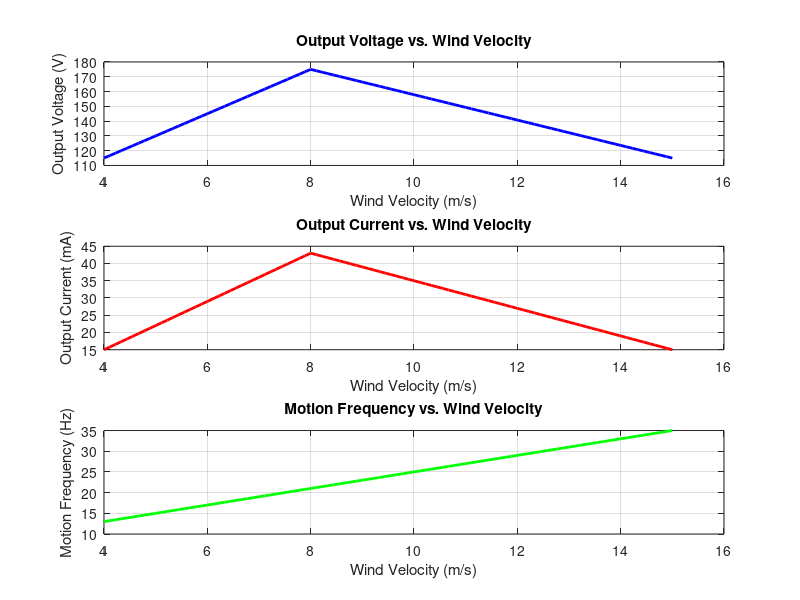
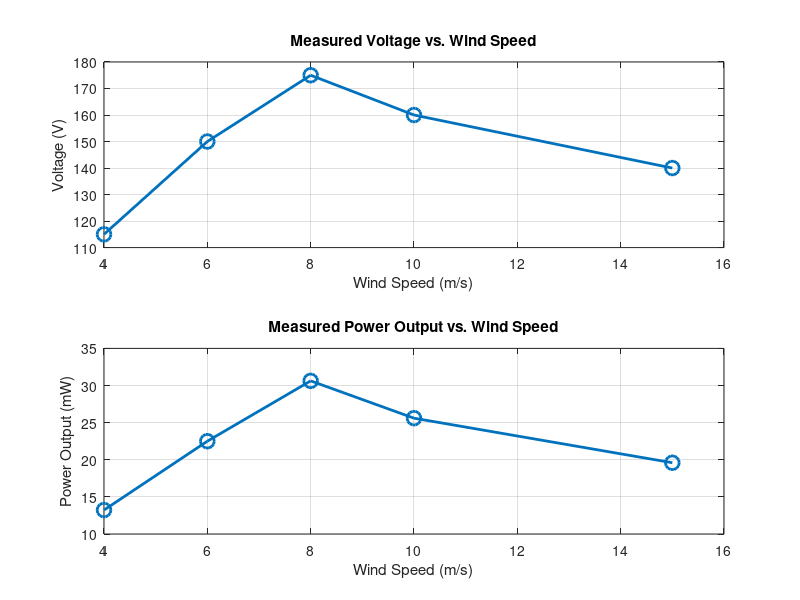
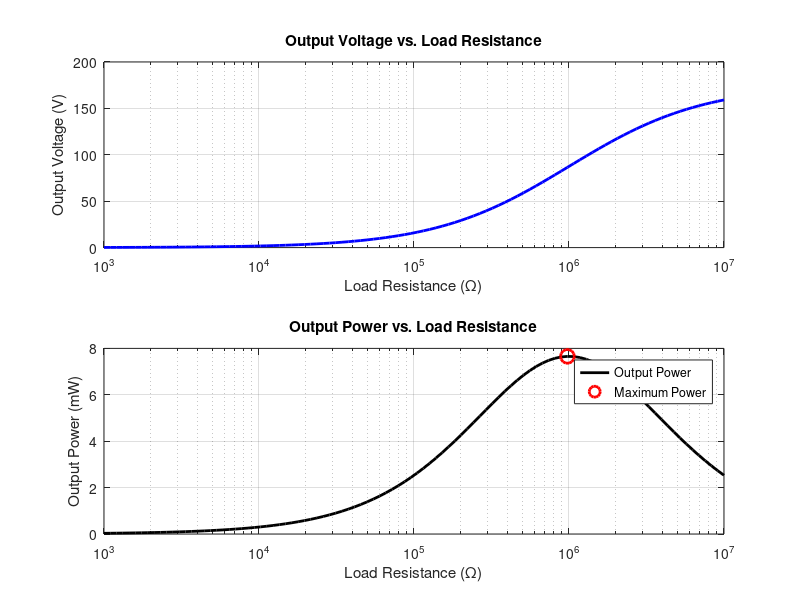
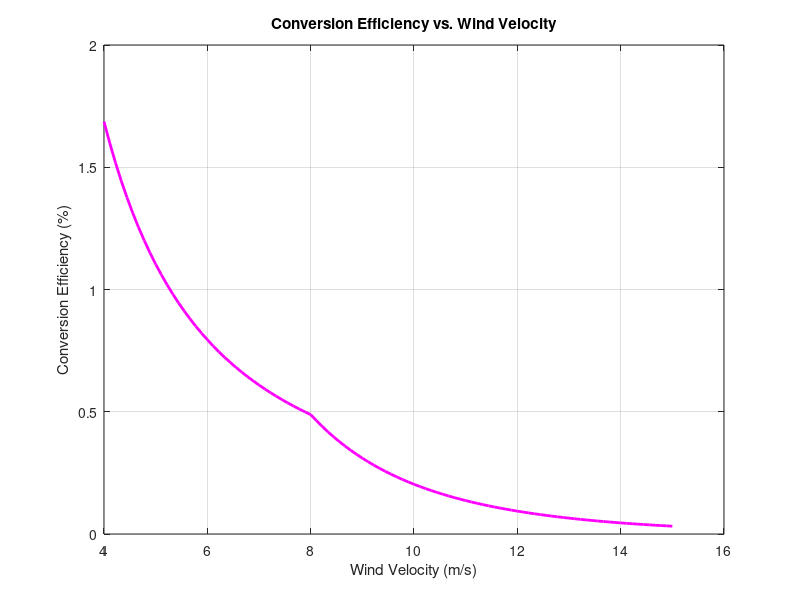

These figures' MATLAB source, in order:
%% Simulation of B-TENG (Biomimetic Triboelectric Nanogenerator)
% It includes:
%   1. Energy harvesting calculations (Equations 7–11)
%   2. Fluid–structure interaction and nonlinear film dynamics (Equations 1–6)
%   3. Electrical output simulation vs. wind velocity and load resistance.
%
% Additionally, it generates MATLAB-based figures that simulate:
%   - The Bernoulli effect and two interacting (flapping) films.
%   - The working principle: electric potential distribution versus contact area variation.
%   - Output performance plots (voltage, current, power, conversion efficiency).
%

clear; clc; close all;
warning('off', 'all');

%% ------------------------------------------------------------------------
%% Section 1: Energy Harvesting Calculations (Equations 7–11)
%% ------------------------------------------------------------------------
% Equations:
%   (7) Q_v = v * S         --> Volume flow rate
%   (8) Q_m = Q_v * rho     --> Mass flow rate
%   (9) P_o = V^2 / R       --> Instantaneous output power
%  (10) P_i = (Q_m * v^2)/2  --> Instantaneous input power
%  (11) eta = (P_o / P_i)*100  --> Conversion efficiency

% Constants
v_fixed = 8;          % Wind velocity in m/s (nominal value)
S = 0.02;             % Air outlet area in m^2
rho_air = 1.225;      % Air density in kg/m^3
R_load = 1e6;         % Load resistance in ohms
V_oc = 175;           % Open-circuit voltage (V)
I_sc = 43e-3;         % Short-circuit current in A (43 mA)

% Equation 7: Volume Flow Rate
Q_v = v_fixed * S;
fprintf('Equation 7 - Q_v: %.4f m^3/s\n', Q_v);

% Equation 8: Mass Flow Rate
Q_m = Q_v * rho_air;
fprintf('Equation 8 - Q_m: %.4f kg/s\n', Q_m);

% Equation 9: Instantaneous Output Power
P_o = (V_oc^2) / R_load;
fprintf('Equation 9 - P_o: %.4f W\n', P_o);

% Equation 10: Instantaneous Input Power
P_i = (Q_m * v_fixed^2) / 2;
fprintf('Equation 10 - P_i: %.4f W\n', P_i);

% Equation 11: Conversion Efficiency
eta_fixed = (P_o / P_i) * 100;
fprintf('Equation 11 - Conversion Efficiency: %.2f%%\n\n', eta_fixed);

%% ------------------------------------------------------------------------
%% Section 2: Fluid–Structure Interaction & Film Dynamics (Equations 1–6)
%% ------------------------------------------------------------------------
% The film (or flexible PVDF) is modeled with a geometrically nonlinear equation.
% Equations:
%   (3) rho_s*(d^2X/dt^2) - d/ds(T*dX/ds) + Kb*(d^4X/ds^4) = F
%   (4) T(s) = K_s*(|dX/ds| - 1)
%   (6) Nondimensional parameters: M = rho_s/(rho_f*L), K_s_dimless, K_b_dimless

% Filament and fluid properties
rho_s = 1.2;        % Linear density (kg/m)
K_s = 1e3;          % Stretching coefficient (N/m)
K_b = 1e-2;         % Flexural rigidity (N*m^2)
L = 0.08;           % Characteristic length (m)
U = 8;              % Characteristic velocity (m/s)
rho_f = rho_air;    % Fluid density

% Equation 6: Nondimensional parameters
M = rho_s / (rho_f * L);
K_s_dimless = K_s / (rho_f * U^2 * L);
K_b_dimless = K_b / (rho_f * U^2 * L^3);
fprintf('Equation 6 - Non-dimensional parameters:\n  M = %.4f\n  K_s_dimless = %.4f\n  K_b_dimless = %.4f\n\n',...
    M, K_s_dimless, K_b_dimless);

% Define the spatial coordinate along the film (Lagrangian coordinate)
s = linspace(0, L, 100);

% An initial sinusoidal displacement profile X(s)
X = sin(2 * pi * s / L);

% Compute spatial derivatives using finite differences
dX_ds = gradient(X, s);
d2X_ds2 = gradient(dX_ds, s);
d4X_ds4 = gradient(gradient(d2X_ds2, s), s);

% Equation 4: Tensile Stress
T = K_s * (abs(dX_ds) - 1);

% Equation 3: Force Balance on the Film
F = rho_s * d2X_ds2 - gradient(T .* dX_ds, s) + K_b * d4X_ds4;
fprintf('Equation 3 - Computed film force along its length.\n');

% Equation 5: Immersed Boundary Method (using a smooth delta function)
sigma = 0.005;  % Standard deviation for the Gaussian (adjust as needed)
delta_smooth = @(x) exp(-x.^2/(2*sigma^2)) / (sigma*sqrt(2*pi));

% Restrict integration to the region where the delta function is significant.
s_center = 0.5 * L;
s_lower = s_center - 3*sigma;
s_upper = s_center + 3*sigma;

f_density = -integral(@(s_val) interp1(s, F, s_val) .* delta_smooth(s_val - s_center), ...
                      s_lower, s_upper, 'ArrayValued', true);
fprintf('Equation 5 - Force density: %.4f N/m\n\n', f_density);

%% ------------------------------------------------------------------------
%% Section 3: Fluid Dynamics (Equations 1–2)
%% ------------------------------------------------------------------------
% Using a simplified 1D form for demonstration:
%   Equation 1: rho*(du/dt + u·du/ds) = -dp/ds + mu*d^2u/ds^2 + f_ext
%   Equation 2: du/ds = 0
%
% Here, we create spatially varying profiles from the constant scalar values.

% Define the spatial grid (reuse s from earlier)
% Convert scalar u and p to vectors defined along s.
u = 1;              % fluid velocity (m/s)
p = 101325;         % Atmospheric pressure (Pa)
mu = 1.81e-5;       % Dynamic viscosity (Pa·s)
f_external = 0;     % No external force

u_vec = u * ones(size(s));
p_vec = p * ones(size(s));

% Compute spatial derivatives
dp_ds = gradient(p_vec, s);
du_ds = gradient(u_vec, s);
d2u_ds2 = gradient(du_ds, s);

% Compute fluid acceleration (ignoring convective term for simplicity)
du_dt = -dp_ds + mu * d2u_ds2 + f_external;
fprintf('Equation 1 - Average fluid acceleration: %.4f m/s^2\n', mean(du_dt));

% Equation 2: Velocity divergence
div_u = du_ds;
fprintf('Equation 2 - Average velocity divergence: %.4f 1/s\n\n', mean(div_u));

%% ------------------------------------------------------------------------
%% Section 4: Simulation of Electrical Output vs. Wind Velocity & Load
%% ------------------------------------------------------------------------
% The electrical output is influenced by the contact–propagation–separation
% cycle of the films. We assume a piecewise linear behavior:
%   For wind speeds from 4 to 8 m/s, voltage and current increase;
%   Above 8 m/s, they decrease.
%
% For each wind speed, we calculate:
%   - Output voltage V (V)
%   - Output current I (mA)
%   - Output power P_o (W) [Equation 9]
%   - Input power P_i (W) [Equation 10]
%   - Conversion efficiency eta (%) [Equation 11]

v_array = linspace(4, 15, 100);  % Wind velocity range (m/s)
f_array = 5 + 2 * v_array;        % Example motion frequency (Hz)

% Preallocate arrays for electrical outputs
V_array = zeros(size(v_array));  % Output voltage (V)
I_array = zeros(size(v_array));  % Output current (mA)
Po_array = zeros(size(v_array)); % Output power (W)
Pi_array = zeros(size(v_array)); % Input power (W)
eta_array = zeros(size(v_array));% Conversion efficiency (%)

for i = 1:length(v_array)
    v_val = v_array(i);
    if v_val <= 8
        V_array(i) = 115 + (V_oc - 115) * (v_val - 4) / (8 - 4);
        I_array(i) = 15 + (43 - 15) * (v_val - 4) / (8 - 4);
    else
        V_array(i) = V_oc - (V_oc - 115) * (v_val - 8) / (15 - 8);
        I_array(i) = 43 - (43 - 15) * (v_val - 8) / (15 - 8);
    end
    Po_array(i) = (V_array(i)^2) / R_load;
    
    Qv = v_val * S;
    Qm = Qv * rho_air;
    Pi_array(i) = (Qm * v_val^2) / 2;
    
    eta_array(i) = (Po_array(i) / Pi_array(i)) * 100;
end

%% Frequency Analysis Using FFT
fs = 1000;                  % Sampling frequency (Hz)
t_signal = 0:1/fs:1-1/fs;   % 1-second time vector
flap_frequency = 8;         % Example flapping frequency (Hz)
signal = sin(2*pi*flap_frequency*t_signal) + 0.1*randn(size(t_signal));
Y = fft(signal);
P2 = abs(Y/fs);
P1 = P2(1:length(t_signal)/2+1);
P1(2:end-1) = 2*P1(2:end-1);
f_fft = fs*(0:(length(t_signal)/2))/length(t_signal);

%% ------------------------------------------------------------------------
%% Section 5: Plotting Main Simulation Results
%% ------------------------------------------------------------------------

% ----- Figure 1: Output Electrical Characteristics vs. Wind Velocity -----
figure;
subplot(3,1,1);
plot(v_array, V_array, 'b', 'LineWidth', 2);
xlabel('Wind Velocity (m/s)'); ylabel('Output Voltage (V)');
title('Output Voltage vs. Wind Velocity'); grid on;

subplot(3,1,2);
plot(v_array, I_array, 'r', 'LineWidth', 2);
xlabel('Wind Velocity (m/s)'); ylabel('Output Current (mA)');
title('Output Current vs. Wind Velocity'); grid on;

subplot(3,1,3);
plot(v_array, f_array, 'g', 'LineWidth', 2);
xlabel('Wind Velocity (m/s)'); ylabel('Motion Frequency (Hz)');
title('Motion Frequency vs. Wind Velocity'); grid on;

% ----- Figure 2: Measured (Simulated) Data: Voltage & Power vs. Wind Speed -----
wind_speeds_exp = [4, 6, 8, 10, 15];
voltages_exp = [115, 150, 175, 160, 140]; % Example measured voltages (V)
power_exp = (voltages_exp.^2) / R_load;      % Power (W)
power_exp_mW = power_exp * 1e3;              % Power (mW)

figure;
subplot(2,1,1);
plot(wind_speeds_exp, voltages_exp, '-o', 'LineWidth', 2, 'MarkerSize', 10);
xlabel('Wind Speed (m/s)'); ylabel('Voltage (V)');
title('Measured Voltage vs. Wind Speed'); grid on;

subplot(2,1,2);
plot(wind_speeds_exp, power_exp_mW, '-o', 'LineWidth', 2, 'MarkerSize', 10);
xlabel('Wind Speed (m/s)'); ylabel('Power Output (mW)');
title('Measured Power Output vs. Wind Speed'); grid on;

% ----- Figure 3: Output vs. Load Resistance -----
R_vals = logspace(3, 7, 100);  % Load resistance range: 1 k? to 10 M?
R_internal = 1e6;              % Internal resistance (1 M?)
V_out = V_oc .* R_vals ./ (R_vals + R_internal);  % Voltage divider model
I_out = V_oc ./ (R_vals + R_internal);
P_out = (V_out.^2) ./ R_vals;  % Output power (W)

figure;
subplot(2,1,1);
semilogx(R_vals, V_out, 'b', 'LineWidth', 2);
xlabel('Load Resistance (\Omega)'); ylabel('Output Voltage (V)');
title('Output Voltage vs. Load Resistance'); grid on;

subplot(2,1,2);
semilogx(R_vals, P_out*1e3, 'k', 'LineWidth', 2); % mW
xlabel('Load Resistance (\Omega)'); ylabel('Output Power (mW)');
title('Output Power vs. Load Resistance'); grid on;
hold on;
[maxP, idx_max] = max(P_out);
plot(R_vals(idx_max), maxP*1e3, 'ro', 'MarkerSize', 10, 'LineWidth', 2);
legend('Output Power','Maximum Power');

% ----- Figure 4: Conversion Efficiency vs. Wind Velocity -----
figure;
plot(v_array, eta_array, 'm', 'LineWidth', 2);
xlabel('Wind Velocity (m/s)'); ylabel('Conversion Efficiency (%)');
title('Conversion Efficiency vs. Wind Velocity'); grid on;

% ----- Figure 5: Filament Force Distribution along the Film -----
figure;
plot(s, F, 'LineWidth', 2);
xlabel('Lagrangian Coordinate s (m)'); ylabel('Force F (N)');
title('Force Distribution along the Filament'); grid on;

% ----- Figure 6: FFT Spectrum of the Simulated Flapping Signal -----
figure;
plot(f_fft, P1, 'b', 'LineWidth', 2);
xlabel('Frequency (Hz)'); ylabel('Amplitude');
title('FFT Spectrum of Flapping Signal (Simulated)'); grid on;

%% ------------------------------------------------------------------------
%% Section 6: MATLAB Simulation of the B-TENG Working Principle
% (Electric Potential Distribution vs. Contact Area Variation)
%% ------------------------------------------------------------------------
% According to the article, the B-TENG output is generated by the contact–propagation–separation
% cycle. The maximum contact area occurs at d/L = 0.25 and primary contact at about 1/3 of the film.
%
% In this simulation:
%   - We assume the effective contact area varies sinusoidally with time.
%   - The electric potential along the film is modeled as a Gaussian profile
%     centered at 1/3 of the film length.
%   - The instantaneous electric potential is given by the product of the spatial profile and
%     a time-dependent modulation function.
%
% Parameters for the working principle simulation:
T_period = 1;      % Period of one cycle (s)
V_max = 175;       % Maximum potential (V)
sigma_profile = 0.1;       % Width (standard deviation) of Gaussian (normalized units)
center = 1/3;      % Primary contact position (normalized)

% Spatial coordinate (normalized from 0 to 1)
x = linspace(0, 1, 200);

% Time vector for one cycle
t_cycle = linspace(0, T_period, 100);
[X_grid, T_grid] = meshgrid(x, t_cycle);

% Modulation: effective contact area variation (sinusoidal, ranging 0 to 1)
modulation = (sin(2*pi*T_grid/T_period) + 1) / 2;

% Gaussian spatial profile for electric potential distribution
potential_distribution = V_max * exp(-((X_grid - center).^2) / (2*sigma_profile^2));

% Effective electric potential: product of modulation and spatial profile
V_elec = modulation .* potential_distribution;

% ----- Figure 7: Snapshot of Electric Potential Distribution at Mid-cycle -----
figure;
plot(x, V_elec(round(end/2),:), 'LineWidth', 2);
xlabel('Normalized Position along Film');
ylabel('Electric Potential (V)');
title('Electric Potential Distribution at t = T/2');
grid on;

% ----- Figure 8: Surface Plot of Electric Potential Distribution over One Cycle -----
figure;
surf(x, t_cycle, V_elec, 'EdgeColor', 'none');
xlabel('Normalized Position along Film');
ylabel('Time (s)');
zlabel('Electric Potential (V)');
title('Electric Potential Distribution over One Cycle');
colorbar;
view(45,30);

%% ------------------------------------------------------------------------
%% Section 7: Additional Simulated Figures from the Article
%% ------------------------------------------------------------------------
% --- Figure 9: Simulated Flapping of Two Interacting Films (Out-of-Phase) ---
% We simulate two film trajectories that are 180° out-of-phase.
t = linspace(0, 2*pi, 200);
film1 = 0.1 * sin(t);
film2 = 0.1 * sin(t + pi);  % Out-of-phase motion

figure;
plot(t, film1, 'b', 'LineWidth', 2); hold on;
plot(t, film2, 'r', 'LineWidth', 2);
xlabel('Time (rad)'); ylabel('Displacement (m)');
title('Simulated Out-of-Phase Flapping of Two Films');
legend('Film 1','Film 2'); grid on;

% --- Figure 10: Simulated Pressure Distribution due to the Bernoulli Effect ---
% We model a simple pressure drop where pressure decreases as velocity increases.
x_pos = linspace(0,1,200);
% Velocity increases sinusoidally along the gap between films.
velocity_profile = 8 + 2*sin(2*pi*x_pos);
pressure_profile = 101325 - 0.5*1.225*(velocity_profile.^2);

figure;
plot(x_pos, pressure_profile, 'k', 'LineWidth', 2);
xlabel('Normalized Position between Films');
ylabel('Pressure (Pa)');
title('Simulated Pressure Distribution (Bernoulli Effect)');
grid on;

%% ------------------------------------------------------------------------
%% End of Simulation
%% ------------------------------------------------------------------------
% This script demonstrates the interplay of fluid mechanics, film dynamics,
% and electrical outputs in the B-TENG device. The generated figures simulate
% key illustrations from the article, including the flapping mode, pressure variation,
% contact area evolution, and electric potential distribution.
